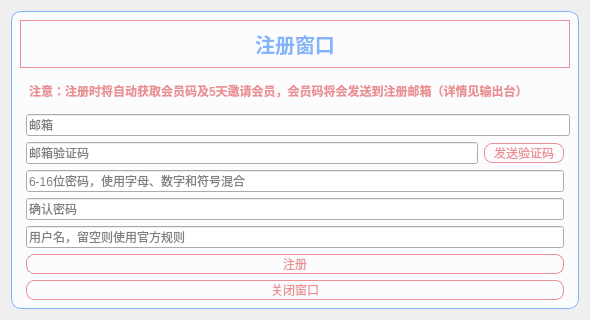
<?xml version="1.0" encoding="UTF-8"?>
<ui version="4.0">
 <class>Register_Form</class>
 <widget class="QWidget" name="Register_Form">
  <property name="geometry">
   <rect>
    <x>0</x>
    <y>0</y>
    <width>590</width>
    <height>309</height>
   </rect>
  </property>
  <property name="windowTitle">
   <string>注册账号</string>
  </property>
  <layout class="QGridLayout" name="gridLayout">
   <item row="0" column="0">
    <widget class="QWidget" name="widget" native="true">
     <property name="styleSheet">
      <string notr="true">#widget {
    background-color:  rgb(252,252,255);
border:1px solid rgb(131,179,249);
    border-radius: 10px;
}</string>
     </property>
     <layout class="QGridLayout" name="gridLayout_2">
      <item row="6" column="1" colspan="2">
       <widget class="QLineEdit" name="name_lineEdit">
        <property name="placeholderText">
         <string>用户名，留空则使用官方规则</string>
        </property>
       </widget>
      </item>
      <item row="7" column="1" colspan="2">
       <widget class="QPushButton" name="register_Button">
        <property name="styleSheet">
         <string notr="true">QPushButton:!hover{
		border:1px solid rgb(234,144,146);
	color: rgb(234,144,146);
	font: 75 9pt &quot;微软雅黑&quot;;
border-radius:8px;
	
}

QPushButton:hover{

	border:1px solid rgb(234,144,146);
	background-color:#faefef;
	color: rgb(234,144,146);
	font: 75 8pt &quot;微软雅黑&quot;;
border-radius:8px;

}</string>
        </property>
        <property name="text">
         <string>注册</string>
        </property>
       </widget>
      </item>
      <item row="4" column="1" colspan="2">
       <widget class="QLineEdit" name="password_lineEdit">
        <property name="placeholderText">
         <string>6-16位密码，使用字母、数字和符号混合</string>
        </property>
       </widget>
      </item>
      <item row="3" column="1">
       <widget class="QLineEdit" name="code_lineEdit">
        <property name="placeholderText">
         <string>邮箱验证码</string>
        </property>
       </widget>
      </item>
      <item row="3" column="2">
       <widget class="QPushButton" name="sendcode_Button">
        <property name="minimumSize">
         <size>
          <width>80</width>
          <height>0</height>
         </size>
        </property>
        <property name="styleSheet">
         <string notr="true">QPushButton:!hover{
		border:1px solid rgb(234,144,146);
	color: rgb(234,144,146);
	font: 75 8pt &quot;微软雅黑&quot;;
border-radius:8px;
	
}

QPushButton:hover{

	border:1px solid rgb(234,144,146);
	background-color:#faefef;
	color: rgb(234,144,146);
	font: 75 8pt &quot;微软雅黑&quot;;
border-radius:8px;

}</string>
        </property>
        <property name="text">
         <string>发送验证码</string>
        </property>
       </widget>
      </item>
      <item row="2" column="1" colspan="3">
       <widget class="QLineEdit" name="email_lineEdit">
        <property name="placeholderText">
         <string>邮箱</string>
        </property>
       </widget>
      </item>
      <item row="8" column="1" colspan="2">
       <widget class="QPushButton" name="closeButton">
        <property name="styleSheet">
         <string notr="true">QPushButton:!hover{
		border:1px solid rgb(234,144,146);
	color: rgb(234,144,146);
	font: 75 9pt &quot;微软雅黑&quot;;
border-radius:8px;
	
}

QPushButton:hover{

	border:1px solid rgb(234,144,146);
	background-color:#faefef;
	color: rgb(234,144,146);
	font: 75 8pt &quot;微软雅黑&quot;;
border-radius:8px;

}</string>
        </property>
        <property name="text">
         <string>关闭窗口</string>
        </property>
       </widget>
      </item>
      <item row="0" column="0" colspan="4">
       <widget class="QLabel" name="label">
        <property name="font">
         <font>
          <pointsize>15</pointsize>
          <weight>75</weight>
          <italic>false</italic>
          <bold>true</bold>
         </font>
        </property>
        <property name="styleSheet">
         <string notr="true">QLabel{
	color: rgb(131,179,249);
font: '新宋体';
font-weight:bold;
padding-top:8px;
padding-bottom:8px;
border:1px solid rgb(234,144,146);
}
</string>
        </property>
        <property name="text">
         <string>注册窗口</string>
        </property>
        <property name="alignment">
         <set>Qt::AlignCenter</set>
        </property>
       </widget>
      </item>
      <item row="5" column="1" colspan="2">
       <widget class="QLineEdit" name="agian_lineEdit">
        <property name="placeholderText">
         <string>确认密码</string>
        </property>
       </widget>
      </item>
      <item row="1" column="1" colspan="2">
       <widget class="QLabel" name="label_2">
        <property name="styleSheet">
         <string notr="true">QLabel{
	color:rgb(234,144,146);
font: '新宋体';
font-weight:bold;
padding-top:8px;
padding-bottom:8px;
}
</string>
        </property>
        <property name="text">
         <string>注意：注册时将自动获取会员码及5天邀请会员，会员码将会发送到注册邮箱（详情见输出台）</string>
        </property>
        <property name="wordWrap">
         <bool>true</bool>
        </property>
       </widget>
      </item>
     </layout>
    </widget>
   </item>
  </layout>
 </widget>
 <tabstops>
  <tabstop>email_lineEdit</tabstop>
  <tabstop>code_lineEdit</tabstop>
  <tabstop>password_lineEdit</tabstop>
  <tabstop>agian_lineEdit</tabstop>
  <tabstop>name_lineEdit</tabstop>
  <tabstop>register_Button</tabstop>
  <tabstop>closeButton</tabstop>
  <tabstop>sendcode_Button</tabstop>
 </tabstops>
 <resources/>
 <connections/>
</ui>
